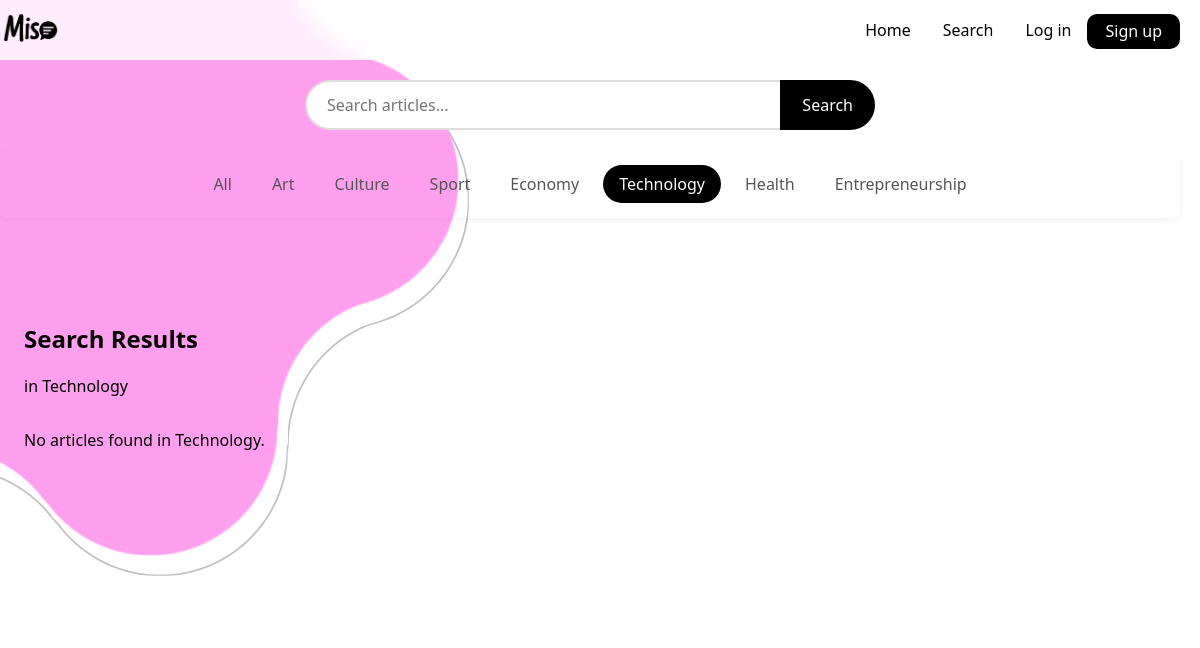
Before: /categorybe/technology with the older database file.
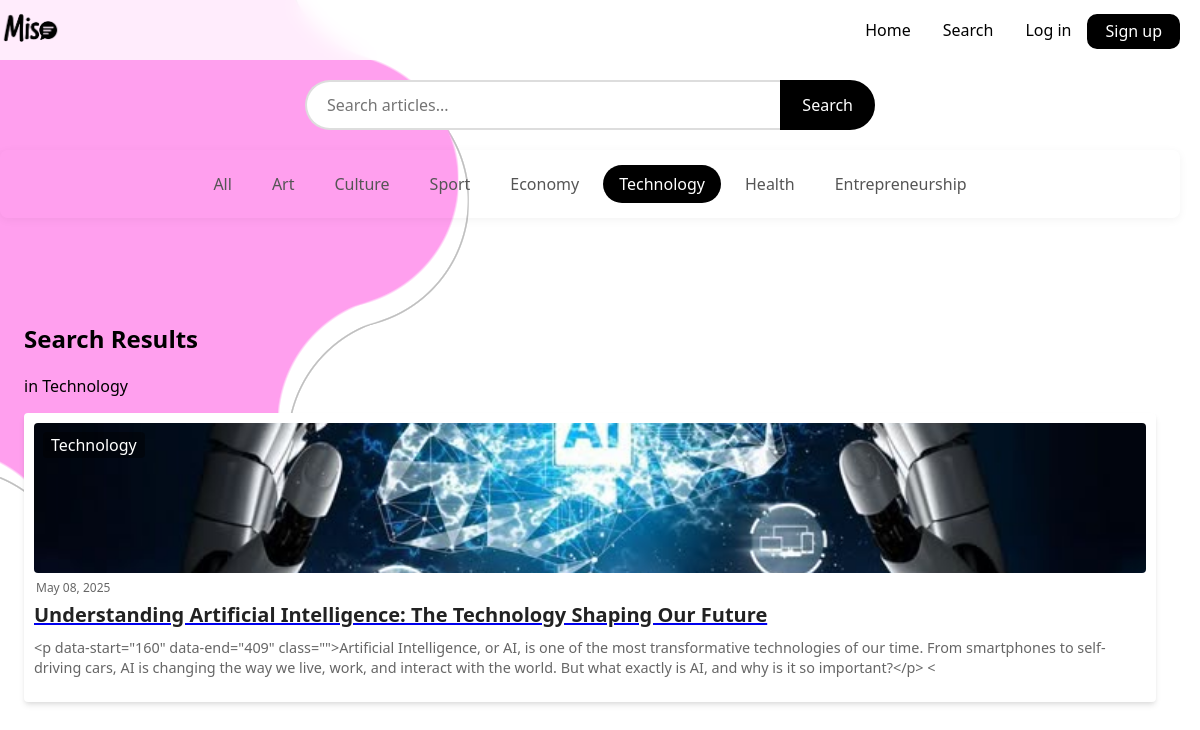
After: the same page with the newer database file.
### app.py (models this page shows)
class Article(db.Model):
    id = db.Column(db.Integer, primary_key=True)
    title = db.Column(db.String(200), nullable=False)
    content = db.Column(db.Text, nullable=False)
    excerpt = db.Column(db.String(300))
    category = db.Column(db.String(50), nullable=False)
    date = db.Column(db.String(50), default=lambda: datetime.now(timezone.utc).strftime('%B %d, %Y'))
    image_url = db.Column(db.String(200), default='default_article.jpg')
    author_id = db.Column(db.Integer, db.ForeignKey('user.id'), nullable=False)

### app.py (the view)
@app.route('/categorybe/<category_name>')
def category_be(category_name):
    valid_categories = ['art', 'culture', 'sport', 'economy',
                       'technology', 'health', 'entrepreneurship', 'other']
    if category_name not in valid_categories:
        abort(404)
    articles = Article.query.filter_by(category=category_name)\
                          .order_by(Article.id.desc())\
                          .all()
    category_meta = {
        'art': {'color': '#FF9FEE', 'description': 'Creative expressions'},
        'culture': {'color': '#B3B0FF', 'description': 'Global traditions'},
        'sport': {'color': '#FD0261', 'description': 'Athletic excellence'},
        'economy': {'color': '#aae354', 'description': 'Market dynamics'},
        'technology': {'color': '#A4A1AA', 'description': 'Digital innovations'},
        'health': {'color': '#524F56', 'description': 'Mind and body wellness'},
        'entrepreneurship': {'color': '#252275', 'description': 'Startup journeys'},
        'other': {'color': '#91558e', 'description': 'Miscellaneous gems'}
    }
    return render_template('search_page_before.html',
                         articles=articles,
                         active_category=category_name,
                         category_color=category_meta[category_name]['color'],
                         category_description=category_meta[category_name]['description'],
                         query=None,
                         page=1)

### templates/search_page_before.html (shortened to what this page needs)
<!DOCTYPE html>
<html>
    <head>
        <link rel="stylesheet" href="{{ url_for('static', filename='css/search_page.css') }}">
    </head>
    <body>
        <div class="wavy-circle-first wavy-circle"></div>
        <div class="wavy-circle-second wavy-circle"></div>
        <div class="wavy-circle-third wavy-circle"></div>
        <nav class="navbar">
            <a href="{{ url_for('home') }}" class="mi">
                <img src="{{ url_for('static', filename='images/logo.png') }}" alt="Miso Logo" class="logo-img">
            </a>
            <div class="navbar-links">
                <ul>
                    <li><a href="{{ url_for('home') }}">Home</a></li>
                    <li><a href="{{ url_for('search_be') }}" class="active">Search</a></li>
                    <li><a href="{{ url_for('login') }}">Log in</a></li>
                    <li><a class="sign" href="{{ url_for('signup') }}">Sign up</a></li>
                </ul>
            </div>
        </nav>
        <div class="search-container">
            <form action="{{ url_for('search_be') }}" method="GET">
                <input type="text" name="q" placeholder="Search articles..." class="search-input" value="{{ query or '' }}">
                <button type="submit" class="search-button">Search</button>
            </form>
        </div>
        <div class="categories-nav">
            <ul class="categories-list">
                <li><a href="{{ url_for('search_be') }}" class="{% if not active_category %}active{% endif %}">All</a></li>
                <li><a href="{{ url_for('category_be', category_name='art') }}" class="{% if active_category == 'art' %}active{% endif %}">Art</a></li>
                <li><a href="{{ url_for('category_be', category_name='culture') }}" class="{% if active_category == 'culture' %}active{% endif %}">Culture</a></li>
                <li><a href="{{ url_for('category_be', category_name='sport') }}" class="{% if active_category == 'sport' %}active{% endif %}">Sport</a></li>
                <li><a href="{{ url_for('category_be', category_name='economy') }}" class="{% if active_category == 'economy' %}active{% endif %}">Economy</a></li>
                <li><a href="{{ url_for('category_be', category_name='technology') }}" class="{% if active_category == 'technology' %}active{% endif %}">Technology</a></li>
                <li><a href="{{ url_for('category_be', category_name='health') }}" class="{% if active_category == 'health' %}active{% endif %}">Health</a></li>
                <li><a href="{{ url_for('category_be', category_name='entrepreneurship') }}" class="{% if active_category == 'entrepreneurship' %}active{% endif %}">Entrepreneurship</a></li>
            </ul>
        </div>
        <section class="popular-articles">
            {% if query or active_category %}
                <div class="section-header">
                    <h2>Search Results</h2>
                    <p>
                        {% if active_category %}in {{ active_category|capitalize }}{% endif %}
                    </p>
                </div>
            {% else %}
                <div class="section-header">
                    <h2>Popular Articles</h2>
                    <p>Browse our latest content</p>
                </div>
            {% endif %}
            <div class="articles-grid">
                {% for article in articles %}
                <div class="card">
                    <div class="header">
                        <div class="image" style="background-image: url('{{ url_for('static', filename='uploads/' + article.image_url) }}')">
                            <span class="tag">{{ article.category|capitalize }}</span>
                        </div>
                        <div class="date">
                            <span>{{ article.date }}</span>
                        </div>
                    </div>
                    <div class="info">
                        <a href="{{ url_for('article_be', id=article.id) }}" class="block">
                            <span class="title">{{ article.title }}</span>
                        </a>
                        <p class="description">{{ article.excerpt }}</p>
                    </div>
                </div>
                {% else %}
                <div class="no-results">
                    <p>No articles found{% if query %} for "{{ query }}"{% endif %}{% if active_category %} in {{ active_category|capitalize }}{% endif %}.</p>
                </div>
                {% endfor %}
            </div>
        </section>
    </body>
</html>

Changed rows visible on the page:
added Article: category "Technology", image_url (picture), date "May 08, 2025", title "Understanding Artificial Intelligence: The Technology Shaping Our Future", excerpt "<p data-start=\"160\" data-end=\"409\" class=\"\">Artificial Intelligence, or AI, is one of the most transformative technologies of our time. From smartphones to self-driving cars, AI is changing the way we live, work, and interact with the world. But what exactly is AI, and why is it so important?</p> <"
Other visible differences:
{{ active_category|capitalize }}: "Technology" → (not shown)
text no longer shown: "No articles found in ."
